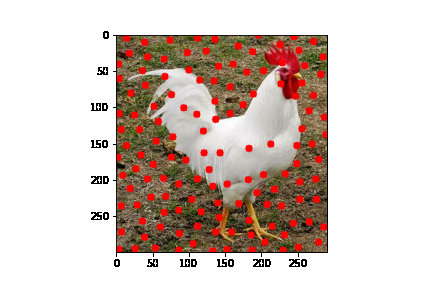
#> input picture report/intermediate/images/1-data_analysis-POI.png, 432 x 288 px
$ python -i features.py   (imports and definitions only)
#> lines starting #> are read from the running program, lines starting #| are printed output that depends on the picture
#> further down, picture is the input picture: shape (288, 432, 3); mean B, G, R 189.3, 196.8, 212
import tqdm
import sys
import cv2
import collections
import numpy as np

ImageFeatures = collections.namedtuple(
    'ImageFeatures',
    [
        'path',  # path to the image from which the descriptors were extracted
        'label',  # Image label as a string
        'data',  # Numpy array containing image features
    ]
)


# opencv documentation:
# https://docs.opencv.org/3.4.3/d6/d00/tutorial_py_root.html

# [18 lines left out: functions checkForSIFT, checkForSURF, not called in this run]


def extractShiTomasiCorners(input_image, num_features=100, min_distance=20, visualize=False):
    """Extracts interest points using the Shi-Tomashi point detector and visualizes them on demand"""
#> called with num_features = 500, min_distance = 20, visualize = False
    gray = cv2.cvtColor(input_image, cv2.COLOR_BGR2GRAY)
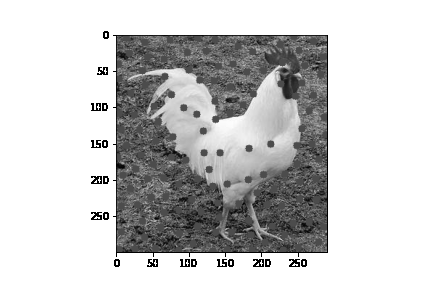
#> gray: shape (288, 432); min 0, max 255, mean 200.5
    gray = np.float32(gray)
    corners = cv2.goodFeaturesToTrack(gray, num_features, qualityLevel=0.01, minDistance=min_distance)
#> corners = 88 rows, first 8: [218, 259], [181, 259], [92, 140], [92, 103], [147, 265], [97, 73], [289, 266], [253, 266]
    corners = np.int0(corners)

    if visualize:
        corner_image = input_image.copy()
        for i in corners:
            x, y = i.ravel()
            cv2.circle(corner_image, (x, y), 5, (0, 0, 255), -1)
        return corner_image, corners

    else:
        return corners


def extractDAISY(input_image, corner_coords, radius=16, rings=3):
    """Extracts interest points (Shi-Tomashi) and uses them to identify interesting image patches
    from which DAISY feature descriptors are extracted."""
    daisy = cv2.xfeatures2d.DAISY_create(radius=radius, q_radius=rings, q_hist=8)
    # A quick look into the c++ code at https://github.com/opencv/opencv_contrib/blob/master/modules/xfeatures2d/src
    # /daisy.cpp suggests that the size parameter is (as expected) not used, so we set it to -1 to indicate it's an
    # unused dummy value
    keypoints = [cv2.KeyPoint(float(x), float(y), _size=-1) for coords in corner_coords for (x, y) in coords]
    gray = cv2.cvtColor(input_image, cv2.COLOR_BGR2GRAY)
    keypoints, descriptors = daisy.compute(gray, keypoints)
    return descriptors


def extractDAISYCallback(input_image):
    """Callback which can be handed to extractFeatures.
    Extracts interest points (Shi-Tomashi) and uses them to identify interesting image patches
    from which DAISY feature descriptors are extracted."""
    corners = extractShiTomasiCorners(input_image, num_features=500)
    return extractDAISY(input_image, corners, radius=16, rings=3)


# [126 lines left out: functions extractFREAKCallback, extractLUCIDCallback, extractVGGCallback, extractORBCallback, extractSIFTCallback, extractSURFCallback and 2 more, not called in this run]

>>> import cv2
>>> picture = cv2.imread('../../report/intermediate/images/1-data_analysis-POI.png')
#> (the run stopped early here; a loop or call above may not have finished)

$ run again, on report/intermediate/images/1-data_analysis-correlation_matrix.png
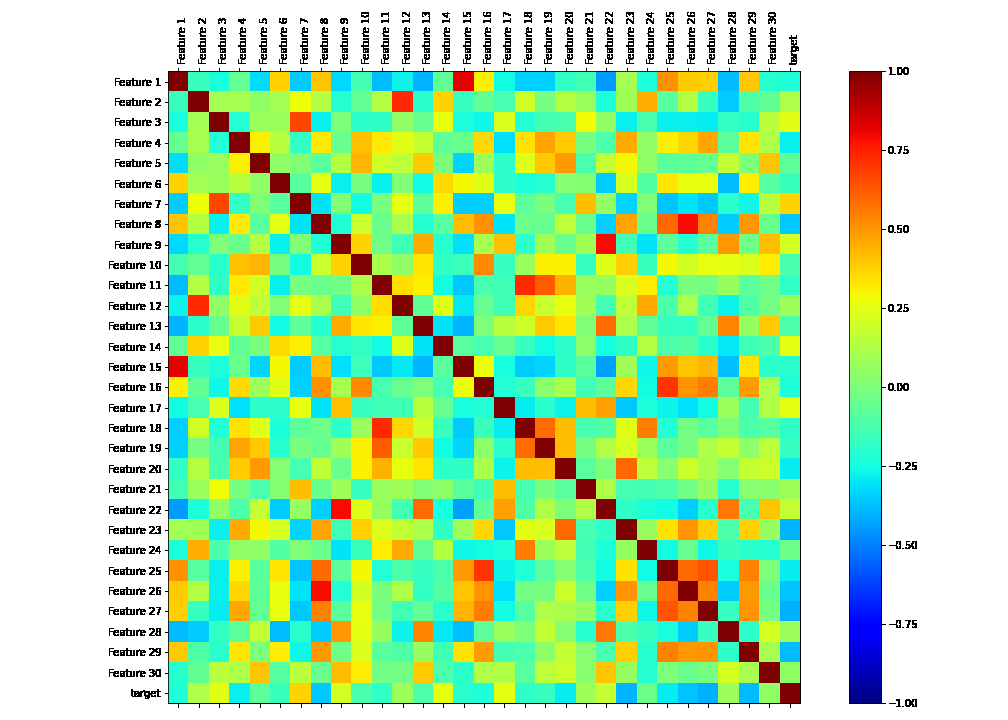
#> input picture report/intermediate/images/1-data_analysis-correlation_matrix.png, 1008 x 720 px
#> picture is the input picture: shape (720, 1008, 3); mean B, G, R 168.7, 229.2, 175.9
#> in extractShiTomasiCorners, `gray = cv2.cvtColor(input_image, cv2.COLOR_BGR2GRAY)`:
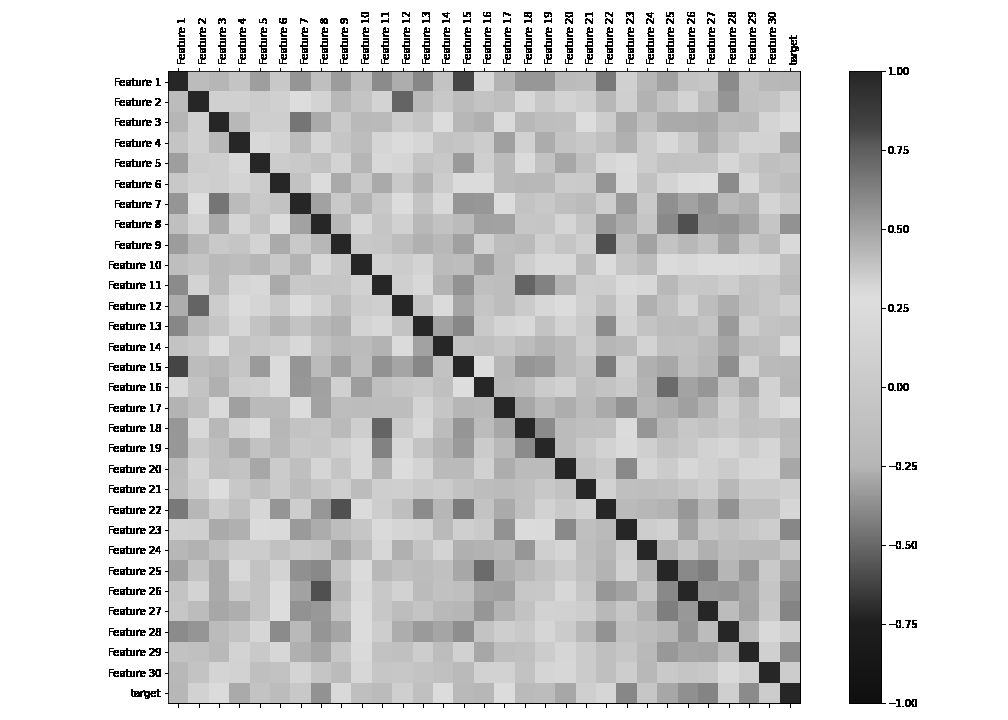
#> gray: shape (720, 1008); min 0, max 255, mean 206.4
#> in extractShiTomasiCorners, `corners = cv2.goodFeaturesToTrack(gray, num_features, qualityLevel=0.0..`: corners = 476 rows, first 8: [147, 694], [794, 49], [899, 230], [586, 17], [151, 444], [151, 424], [151, 404], [151, 383]
